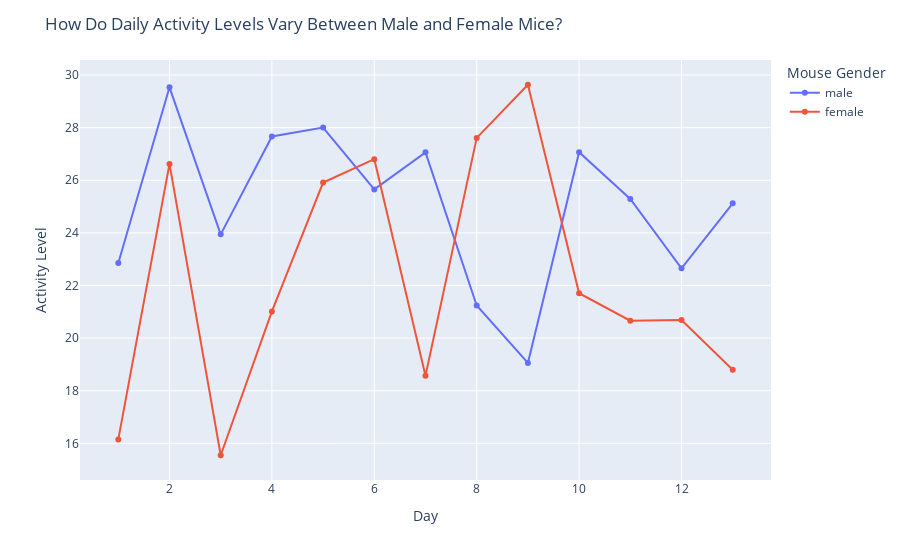

The cell this chart's notebook holds for it:
### Code cell
combined_act2 = male_act.mean(axis=0).reset_index()
combined_act2.columns = ['hour', 'male']
combined_act2['female'] = fem_act.mean(axis=0).reset_index()[0]
combined_act2 = combined_act2.set_index('hour')

temp_trends = px.line(combined_act2,
                      markers=True)
temp_trends.update_layout(
    title='How Do Daily Activity Levels Vary Between Male and Female Mice?',
    xaxis_title='Day',
    yaxis_title='Activity Level',
    legend_title='Mouse Gender'
)

### Figure 1 — Plotly figure (JSON) as saved in the notebook; plotly's stock layout.template omitted (floating-point values rounded to 4 significant figures)
{"data": [{"hovertemplate": "variable=male<br>hour=%{x}<br>value=%{y}<extra></extra>", "legendgroup": "male", "line": {"color": "#636efa", "dash": "solid"}, "marker": {"symbol": "circle"}, "mode": "lines+markers", "name": "male", "orientation": "v", "showlegend": true, "type": "scatter", "x": [1, 2, 3, 4, 5, 6, 7, 8, 9, 10, 11, 12, 13], "xaxis": "x", "y": [22.85, 29.53, 23.94, 27.67, 28.0, 25.65, 27.06, 21.24, 19.06, 27.07, 25.29, 22.65, 25.12], "yaxis": "y"}, {"hovertemplate": "variable=female<br>hour=%{x}<br>value=%{y}<extra></extra>", "legendgroup": "female", "line": {"color": "#EF553B", "dash": "solid"}, "marker": {"symbol": "circle"}, "mode": "lines+markers", "name": "female", "orientation": "v", "showlegend": true, "type": "scatter", "x": [1, 2, 3, 4, 5, 6, 7, 8, 9, 10, 11, 12, 13], "xaxis": "x", "y": [16.15, 26.62, 15.55, 21.01, 25.91, 26.8, 18.57, 27.61, 29.63, 21.71, 20.66, 20.69, 18.8], "yaxis": "y"}], "layout": {"legend": {"title": {"text": "Mouse Gender"}, "tracegroupgap": 0}, "margin": {"t": 60}, "title": {"text": "How Do Daily Activity Levels Vary Between Male and Female Mice?"}, "xaxis": {"anchor": "y", "domain": [0, 1], "title": {"text": "Day"}}, "yaxis": {"anchor": "x", "domain": [0, 1], "title": {"text": "Activity Level"}}}}
